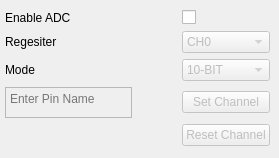
    <widget class="QWidget" name="ADC_TAB">
     <attribute name="title">
      <string>ADC</string>
     </attribute>
     <widget class="QWidget" name="layoutWidget_2">
      <property name="geometry">
       <rect>
        <x>5</x>
        <y>10</y>
        <width>265</width>
        <height>139</height>
       </rect>
      </property>
      <layout class="QGridLayout" name="gridLayout_2">
       <item row="1" column="0">
        <widget class="QLabel" name="label_8">
         <property name="text">
          <string>Regesiter</string>
         </property>
        </widget>
       </item>
       <item row="0" column="2">
        <widget class="QCheckBox" name="ADC_checkBox">
         <property name="text">
          <string/>
         </property>
        </widget>
       </item>
       <item row="2" column="0">
        <widget class="QLabel" name="label_9">
         <property name="text">
          <string>Mode</string>
         </property>
        </widget>
       </item>
       <item row="1" column="2">
        <widget class="QComboBox" name="ADC_chSelect">
         <property name="enabled">
          <bool>false</bool>
         </property>
         <item>
          <property name="text">
           <string>CH0</string>
          </property>
         </item>
         <item>
          <property name="text">
           <string>CH1</string>
          </property>
         </item>
         <item>
          <property name="text">
           <string>CH2</string>
          </property>
         </item>
         <item>
          <property name="text">
           <string>CH3</string>
          </property>
         </item>
         <item>
          <property name="text">
           <string>CH4</string>
          </property>
         </item>
         <item>
          <property name="text">
           <string>CH5</string>
          </property>
         </item>
         <item>
          <property name="text">
           <string>CH6</string>
          </property>
         </item>
         <item>
          <property name="text">
           <string>CH7</string>
          </property>
         </item>
        </widget>
       </item>
       <item row="0" column="0">
        <widget class="QLabel" name="label_12">
         <property name="text">
          <string>Enable ADC</string>
         </property>
        </widget>
       </item>
       <item row="3" column="0">
        <widget class="QPlainTextEdit" name="PinName_2">
         <property name="enabled">
          <bool>false</bool>
         </property>
         <property name="maximumSize">
          <size>
           <width>127</width>
           <height>31</height>
          </size>
         </property>
         <property name="placeholderText">
          <string>Enter Pin Name</string>
         </property>
        </widget>
       </item>
       <item row="3" column="2">
        <widget class="QPushButton" name="ADC_setCh">
         <property name="enabled">
          <bool>false</bool>
         </property>
         <property name="text">
          <string>Set Channel</string>
         </property>
        </widget>
       </item>
       <item row="1" column="1">
        <spacer name="horizontalSpacer_2">
         <property name="orientation">
          <enum>Qt::Horizontal</enum>
         </property>
         <property name="sizeHint" stdset="0">
          <size>
           <width>23</width>
           <height>20</height>
          </size>
         </property>
        </spacer>
       </item>
       <item row="2" column="2">
        <widget class="QComboBox" name="ADC_ModeSelect">
         <property name="enabled">
          <bool>false</bool>
         </property>
         <item>
          <property name="text">
           <string>10-BIT</string>
          </property>
         </item>
         <item>
          <property name="text">
           <string>8-BIT</string>
          </property>
         </item>
        </widget>
       </item>
       <item row="4" column="2">
        <widget class="QPushButton" name="ReSetChannel">
         <property name="enabled">
          <bool>false</bool>
         </property>
         <property name="text">
          <string>Reset Channel</string>
         </property>
        </widget>
       </item>
      </layout>
     </widget>
    </widget>
